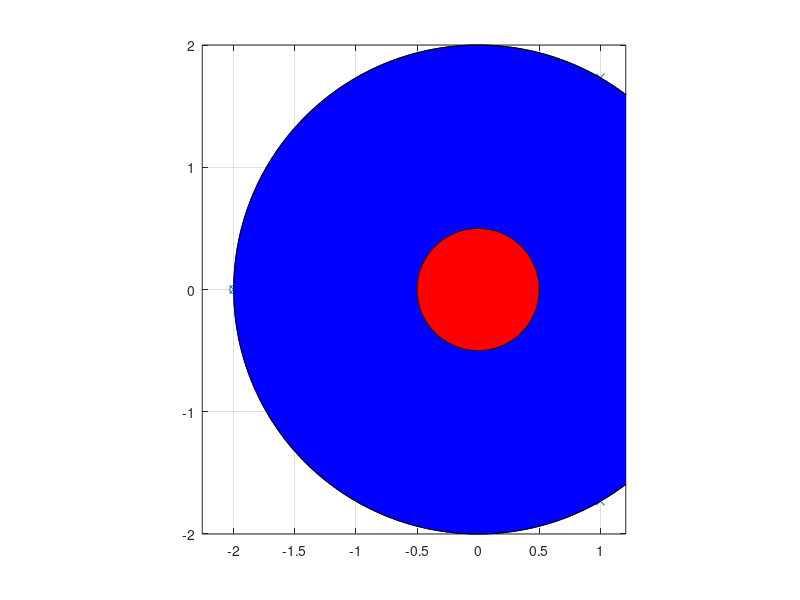
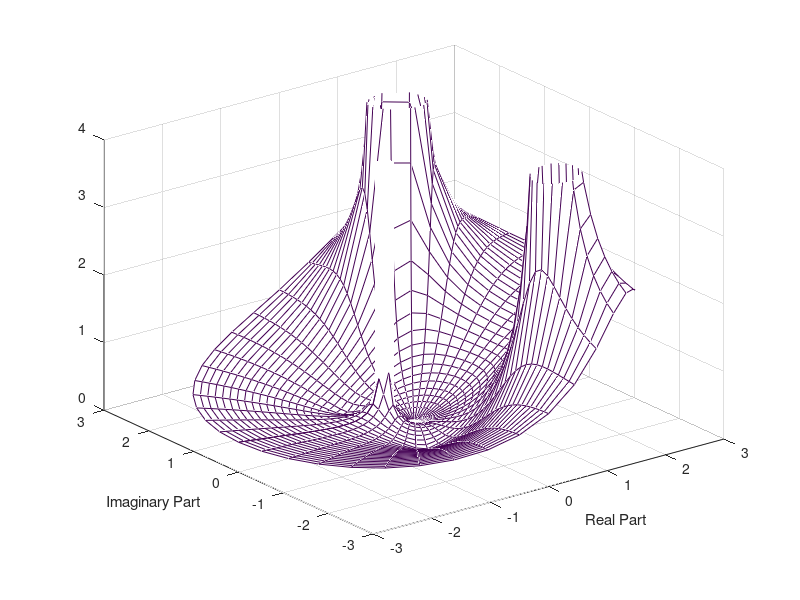

The MATLAB source for these figures, in order:
%%
b = [1 3 3 2];
a = [1 0.5 0 8 4];
zplane(b,a);

%%
b = deconv(b,[1 2]); 
a = deconv(a,[1 2]);
r = unique(abs(roots(a)));
w = [0:0.01:2*pi]; 
x = cos(w); 
y = sin(w);
hold on;
plot(r(1)*x,r(1)*y,'k',r(2)*x,r(2)*y,'k');
area(r(2)*x,r(2)*y,'FaceColor',[0.0 0.0 1.0]);
area(r(1)*x,r(1)*y,'FaceColor',[1.0 0.0 0.0]);

%%
[th,r] = meshgrid(pi*[-1:.05:1],0:.1:3);
[x,y] = pol2cart(th,r); z = x+j*y;
absX = abs((b(1) + b(2)*z.^-1 + b(3)*z.^-2)./...
(a(1) + a(2)*z.^-1 + a(3)*z.^-2 + a(4)*z.^-3));
figure; mesh(x,y,absX);
xlabel('Real Part'); ylabel('Imaginary Part');
axis([-3,3,-3,3,0,4]);

%%
[R,P,K] = residuez(b,a);
abs(R);
angle(R)/pi;
abs(P);
angle(P)/pi;
